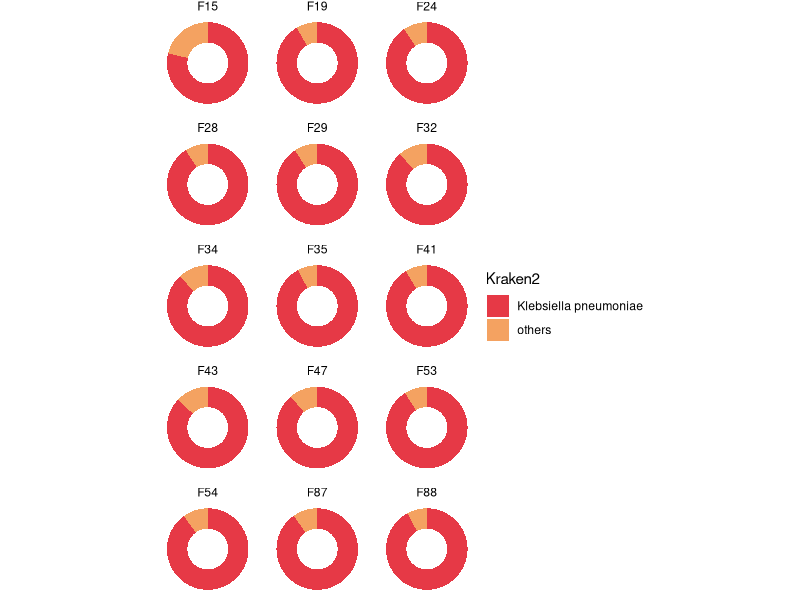
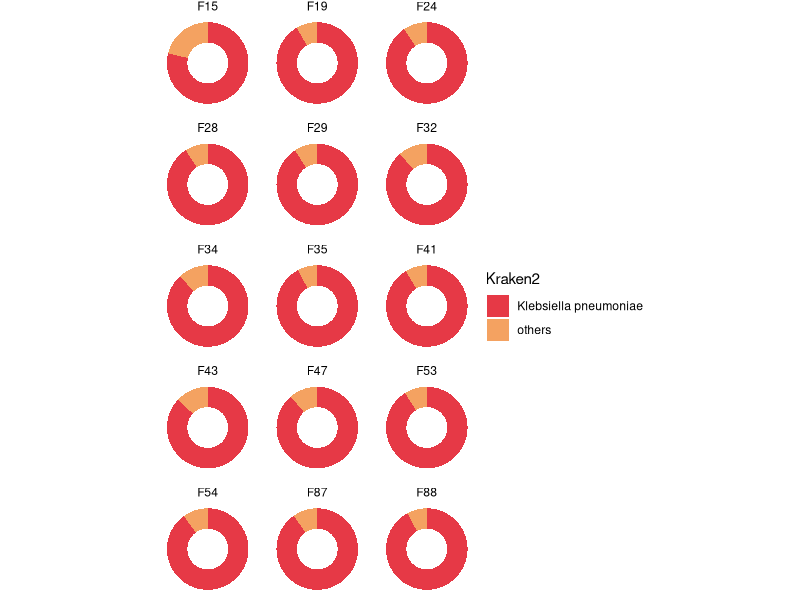

The R source for these figures, in order:

library(dplyr)
library(ggplot2)

setwd("./")

df <- read.table("pavian_out_klebs_count.tsv", sep = "\t", header = T)
head(df)

colnames(df)[5] <- c("F15")
colnames(df)[6] <- c("F19")
colnames(df)[7] <- c("F24")
colnames(df)[8] <- c("F28")
colnames(df)[9] <- c("F29")
colnames(df)[10] <- c("F32")
colnames(df)[11] <- c("F34")
colnames(df)[12] <- c("F35")
colnames(df)[13] <- c("F41")
colnames(df)[14] <- c("F43")
colnames(df)[15] <- c("F47")
colnames(df)[16] <- c("F53")
colnames(df)[17] <- c("F54")
colnames(df)[18] <- c("F87")
colnames(df)[19] <- c("F88")

df$lineage <- NULL
df$taxRank <- NULL
df$taxID <- NULL
df$Max <- NULL

library(data.table)
long <- melt(setDT(df), id.vars = c("name"), variable.name = "sample")
head(long)

long <- as.data.frame(long)

target <- c("Klebsiella pneumoniae")
int <- filter(long, name %in% target)

others <- anti_join(long, int, by = "name") 
  
others$name <- NULL
others$name <- c("others")
others$value <- as.numeric(others$value)
others[is.na(others)] <- 0

others <- others %>% group_by(name, sample) %>%
  summarise(value2 = sum(value))
colnames(others)[3] <- c("value")

sam <- as.data.frame(rbind(int, others))

F15 <- sam[which(sam$sample == "F15"),]
F15$fraction = F15$value / sum(F15$value)
F15$ymax = cumsum(F15$fraction)
F15$ymin = c(0, head(F15$ymax, n=-1))

F19 <- sam[which(sam$sample == "F19"),]
F19$fraction = F19$value / sum(F19$value)
F19$ymax = cumsum(F19$fraction)
F19$ymin = c(0, head(F19$ymax, n=-1))

F24 <- sam[which(sam$sample == "F24"),]
F24$fraction = F24$value / sum(F24$value)
F24$ymax = cumsum(F24$fraction)
F24$ymin = c(0, head(F24$ymax, n=-1))

F28 <- sam[which(sam$sample == "F28"),]
F28$fraction = F28$value / sum(F28$value)
F28$ymax = cumsum(F28$fraction)
F28$ymin = c(0, head(F28$ymax, n=-1))

F29 <- sam[which(sam$sample == "F29"),]
F29$fraction = F29$value / sum(F29$value)
F29$ymax = cumsum(F29$fraction)
F29$ymin = c(0, head(F29$ymax, n=-1))


F32 <- sam[which(sam$sample == "F32"),]
F32$fraction = F32$value / sum(F32$value)
F32$ymax = cumsum(F32$fraction)
F32$ymin = c(0, head(F32$ymax, n=-1))


F34 <- sam[which(sam$sample == "F34"),]
F34$fraction = F34$value / sum(F34$value)
F34$ymax = cumsum(F34$fraction)
F34$ymin = c(0, head(F34$ymax, n=-1))


F35 <- sam[which(sam$sample == "F35"),]
F35$fraction = F35$value / sum(F35$value)
F35$ymax = cumsum(F35$fraction)
F35$ymin = c(0, head(F35$ymax, n=-1))

F41 <- sam[which(sam$sample == "F41"),]
F41$fraction = F41$value / sum(F41$value)
F41$ymax = cumsum(F41$fraction)
F41$ymin = c(0, head(F41$ymax, n=-1))

F43 <- sam[which(sam$sample == "F43"),]
F43$fraction = F43$value / sum(F43$value)
F43$ymax = cumsum(F43$fraction)
F43$ymin = c(0, head(F43$ymax, n=-1))

F47 <- sam[which(sam$sample == "F47"),]
F47$fraction = F47$value / sum(F47$value)
F47$ymax = cumsum(F47$fraction)
F47$ymin = c(0, head(F47$ymax, n=-1))

F53 <- sam[which(sam$sample == "F53"),]
F53$fraction = F53$value / sum(F53$value)
F53$ymax = cumsum(F53$fraction)
F53$ymin = c(0, head(F53$ymax, n=-1))

F54 <- sam[which(sam$sample == "F54"),]
F54$fraction = F54$value / sum(F54$value)
F54$ymax = cumsum(F54$fraction)
F54$ymin = c(0, head(F54$ymax, n=-1))

F87 <- sam[which(sam$sample == "F87"),]
F87$fraction = F87$value / sum(F87$value)
F87$ymax = cumsum(F87$fraction)
F87$ymin = c(0, head(F87$ymax, n=-1))

F88 <- sam[which(sam$sample == "F88"),]
F88$fraction = F88$value / sum(F88$value)
F88$ymax = cumsum(F88$fraction)
F88$ymin = c(0, head(F88$ymax, n=-1))

data <- as.data.frame(rbind(F15, F19, F24, F28, F29, F32, F34, F35, F41, F43, F47, F53, F54, F87, F88))
mean(data$value)


kra <- ggplot(data, aes(ymax=ymax, ymin=ymin, xmax=4, xmin=3, fill=name)) +
  geom_rect() +
  coord_polar(theta="y") +
  xlim(c(2, 4)) +
  scale_fill_manual(values = c("Klebsiella pneumoniae" = "#e63946", "others" = "#f4a261"), name = "Kraken2") +
  theme(legend.position = "right", 
        legend.text = element_text(size = 12),
        text = element_text(size = 12)) +
  theme_void() +
  facet_wrap(~sample, ncol = 3, nrow = 5) 
kra 

png('figura2.png', res = 600, height = 15, width = 15, units = 'cm')
kra
dev.off()

